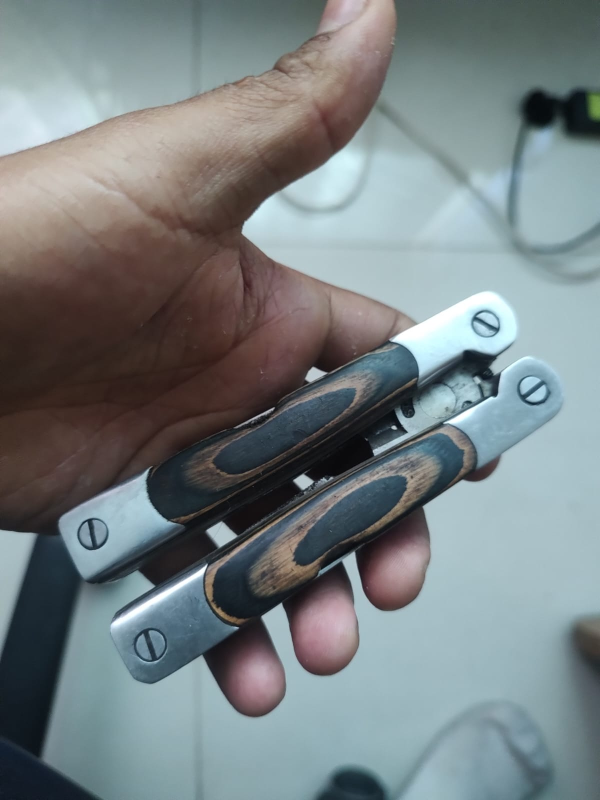
#> input picture ModificacionysegmentacionP4/Navaja.jpg, 1200 x 1600 px (shown at 1/2 size)
$ python Modificacionysegmentacion.py
#> lines starting #> are read from the running program, lines starting #| are printed output that depends on the picture
import cv2

# Cargar imagen
imagen = cv2.imread('Navaja.jpg')
#> imagen is the input picture: shape (1600, 1200, 3); mean B, G, R 130.1, 128.1, 119.3
imagen = cv2.resize(imagen, (800, 600))
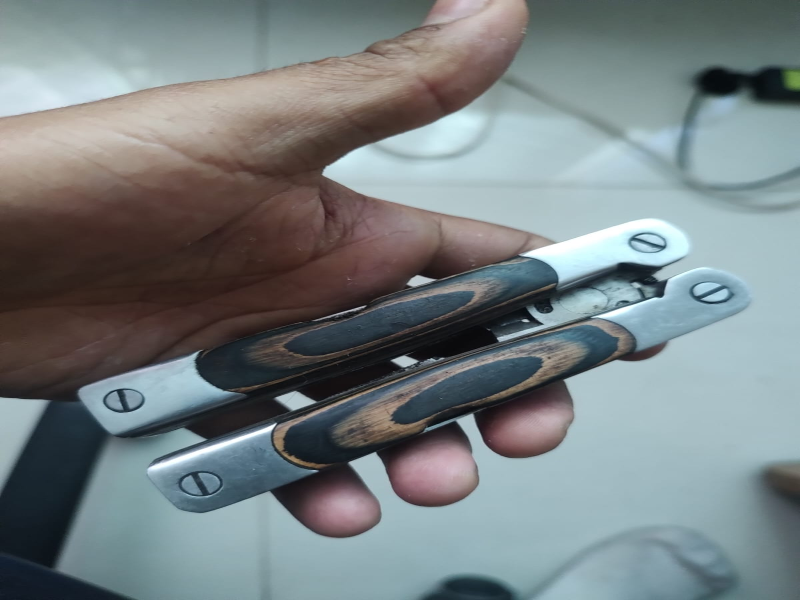
#> imagen: shape (600, 800, 3); mean B, G, R 130.1, 128, 119.3

# Verificar si se cargó correctamente
if imagen is None:
    print("Error: no se pudo cargar la imagen.")
    exit()

#Escritura sobre la imagen(mera demostracion)
cv2.putText(
    imagen,
    'REGION DE INTERES',
    (50, 50),  # Posición (x, y)
    cv2.FONT_HERSHEY_SIMPLEX,
    2,              # Tamaño del texto
    (150, 255, 0),    # Color: verde (BGR)
    2               # Grosor
)

#Esto es para el ROI y El rectangulo de interes
# Coordenadas: (x, y, ancho, alto)
x, y, w, h = 100, 100, 200, 150
cv2.rectangle(imagen, (x, y), (x+w, y+h), (255, 150, 0), 2)
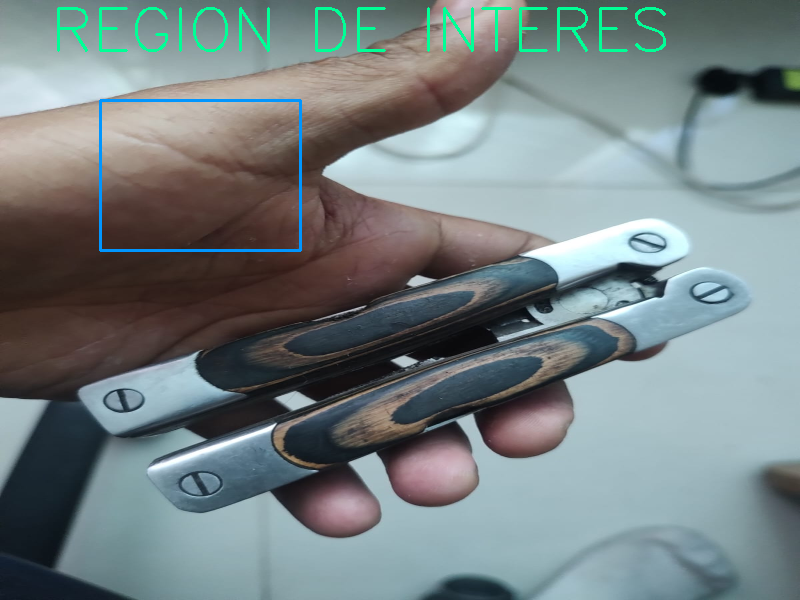
#> imagen: shape (600, 800, 3); mean B, G, R 131, 129.5, 117.6

# Extraer la ROI
roi = imagen[y:y+h, x:x+w]
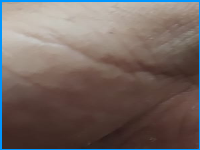
#> roi: shape (150, 200, 3); mean B, G, R 97.2, 101.7, 114.9

# ----------- 🖼 Mostrar resultados -------------------------
cv2.imshow('Original', imagen)
cv2.imshow('ROI', roi)

cv2.waitKey(0)
cv2.destroyAllWindows()
